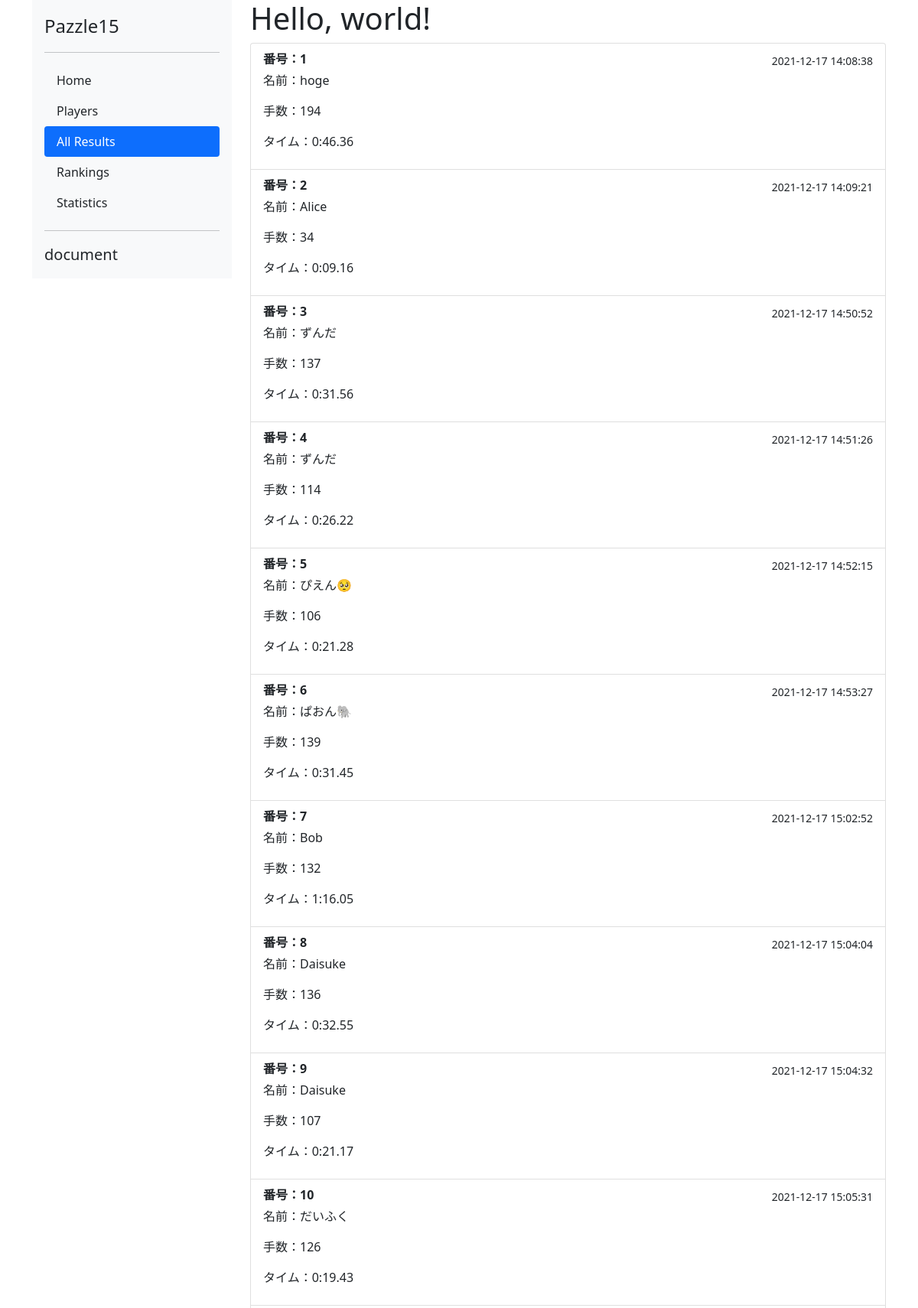
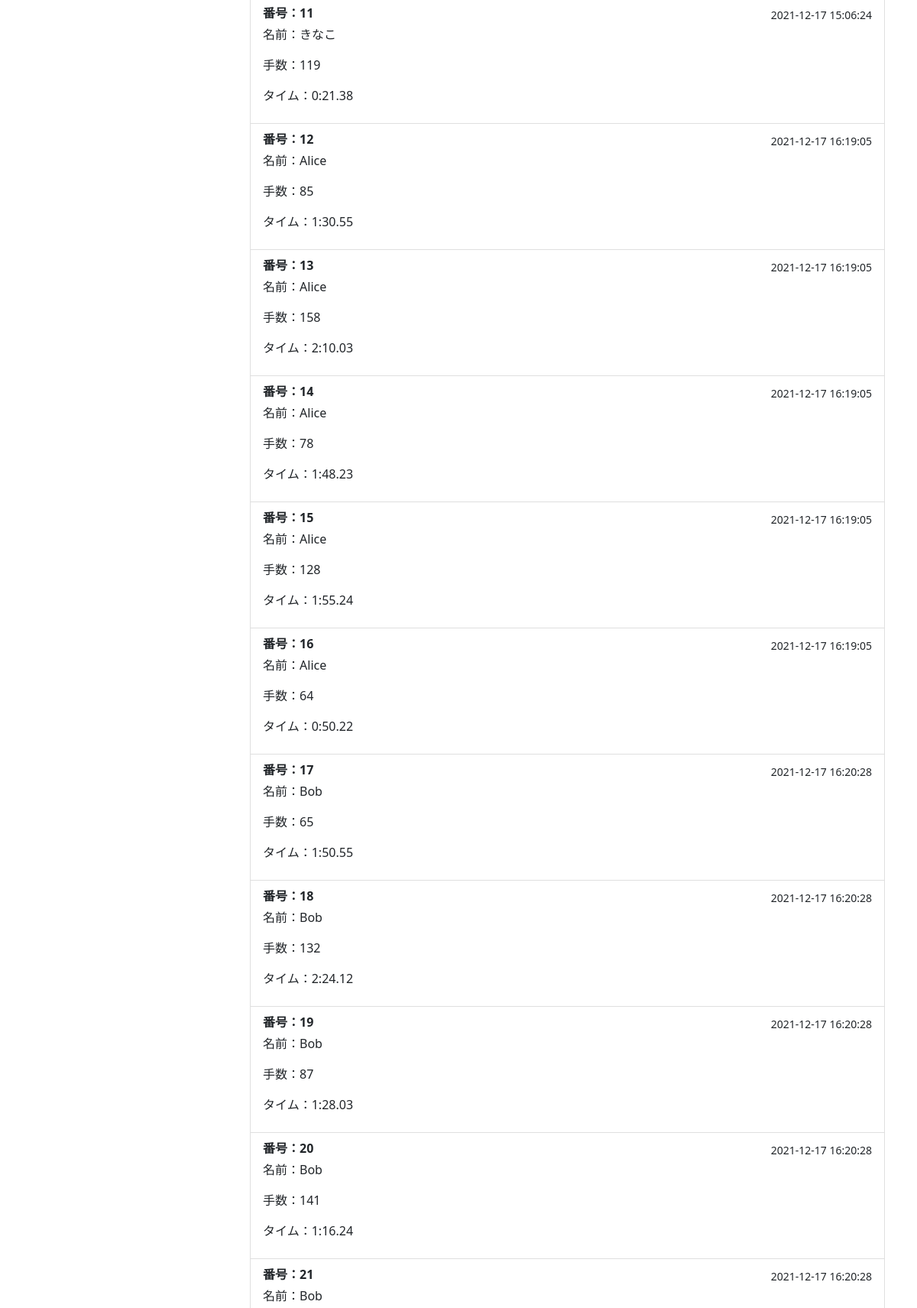
/results2 (upper part), run on the app's committed database (2 pictures, top to bottom).
### pazzle15/models.py (models this page shows, shortened)
class Result(db.Model):
    __tablename__ = "result"
    id = db.Column(db.Integer, primary_key=True, autoincrement=True)
    player_id = db.Column(db.Integer,
            db.ForeignKey('player.player_id'), nullable=False)
    pazzletime = db.Column(db.Integer, nullable=False)
    movecount = db.Column(db.Integer, nullable=False)
    playdatetime = db.Column(db.DateTime(timezone=True), default=db.func.now())
    resigned = db.Column(db.Integer, server_default="0")
    player = db.relationship('Player')
    def get_pzt_str(self):
        pzt = int(self.pazzletime)
        return f'{pzt//6000}:{(pzt//100)%60:02}.{pzt%60:02}'
    def get_playdatetime_jst(self):
        datetime_utc = datetime.datetime.strptime(str(self.playdatetime) + "+0000", "%Y-%m-%d %H:%M:%S%z")
        datetime_jst = datetime_utc.astimezone(datetime.timezone(datetime.timedelta(hours=+9)))
        timestamp_jst = datetime.datetime.strftime(datetime_jst, '%Y-%m-%d %H:%M:%S')
        return timestamp_jst
    def get_keys(self):
        self.keys = ["名前", "手数", "タイム"]
        self.dict = {"名前": self.player.name, "手数":self.movecount, "タイム":self.get_pzt_str()}
        for k in self.keys:
            yield k

class Player(db.Model):
    __tablename__ = "player"
    player_id = db.Column(db.Integer, primary_key=True, autoincrement=True)
    name = db.Column(db.String, nullable=False)
    created_dt = db.Column(db.DateTime(timezone=True), default=db.func.now())
    current = db.Column(db.Integer, server_default="0")

### pazzle15/views.py (the view)
@app.route('/results2')
def results2():
    s = ""
    results = Result.query.all()
    return render_template('results.html', results=results)

### pazzle15/templates/results.html (shortened to what this page needs)
<!doctype html>
<html lang="ja">
  <head>
    <link href="https://cdn.jsdelivr.net/npm/bootstrap@5.0.2/dist/css/bootstrap.min.css" rel="stylesheet">
    <link rel=stylesheet type=text/css href="{{ url_for('static', filename='style_result.css') }}">
  </head>
  <body>
<div class="container">
<div class="row">
  <div class="col-3">
  <div class="" style="position: sticky; top: 0px;">
  <div class="d-flex flex-column flex-shrink-0 p-3 bg-light">
    <a href="/" class="d-flex align-items-center mb-3 mb-md-0 me-md-auto link-dark text-decoration-none">
      <span class="fs-4">Pazzle15</span>
    </a>
    <hr>
    <ul class="nav nav-pills flex-column mb-auto">
      <li class="nav-item">
        <a href="#" class="nav-link link-dark">
          Home
        </a>
      </li>
      <li class="nav-item">
        <a href="#" class="nav-link link-dark">
          Players
        </a>
      </li>
      <li>
        <a href="#" class="nav-link active">
          All Results
        </a>
      </li>
      <li>
        <a href="#" class="nav-link link-dark">
          Rankings
        </a>
      </li>
      <li>
        <a href="#" class="nav-link link-dark">
          Statistics
        </a>
      </li>
     </ul>
    <hr>
    <span class="fs-5">document</span>
  </div>
  </div>
  </div>
  <div class="col">
    <h1>Hello, world!</h1>
    <div class="list-group">
      {% for r in results %}
      <div class="list-group-item">
        <div class="d-flex align-items-center justify-content-between">
        <strong class="mb-1">
            番号：{{r.id}}
        </strong>
        <small>{{ r.get_playdatetime_jst() }}</small>
        </div>
        {% for k in r.get_keys() %}
        <p>{{k}}：{{r.dict[k]}}</p>
        {% endfor %}
      </div>
      {% endfor %}
    </div>
  </div>
</div>
</div>
  </body>
</html>

### data on the page
Result: id "1", get_playdatetime_jst "2021-12-17 14:08:38", get_keys "名前" "手数" "タイム", name "hoge" "194" "0:46.36"
Result: id "2", get_playdatetime_jst "2021-12-17 14:09:21", get_keys "名前" "手数" "タイム", name "Alice" "34" "0:09.16"
Result: id "3", get_playdatetime_jst "2021-12-17 14:50:52", get_keys "名前" "手数" "タイム", name "ずんだ" "137" "0:31.56"
Result: id "4", get_playdatetime_jst "2021-12-17 14:51:26", get_keys "名前" "手数" "タイム", name "ずんだ" "114" "0:26.22"
Result: id "5", get_playdatetime_jst "2021-12-17 14:52:15", get_keys "名前" "手数" "タイム", name "ぴえん🥺" "106" "0:21.28"
Result: id "6", get_playdatetime_jst "2021-12-17 14:53:27", get_keys "名前" "手数" "タイム", name "ぱおん🐘" "139" "0:31.45"
Result: id "7", get_playdatetime_jst "2021-12-17 15:02:52", get_keys "名前" "手数" "タイム", name "Bob" "132" "1:16.05"
Result: id "8", get_playdatetime_jst "2021-12-17 15:04:04", get_keys "名前" "手数" "タイム", name "Daisuke" "136" "0:32.55"
Result: id "9", get_playdatetime_jst "2021-12-17 15:04:32", get_keys "名前" "手数" "タイム", name "Daisuke" "107" "0:21.17"
Result: id "10", get_playdatetime_jst "2021-12-17 15:05:31", get_keys "名前" "手数" "タイム", name "だいふく" "126" "0:19.43"
Result: id "11", get_playdatetime_jst "2021-12-17 15:06:24", get_keys "名前" "手数" "タイム", name "きなこ" "119" "0:21.38"
Result: id "12", get_playdatetime_jst "2021-12-17 16:19:05", get_keys "名前" "手数" "タイム", name "Alice" "85" "1:30.55"
Result: id "13", get_playdatetime_jst "2021-12-17 16:19:05", get_keys "名前" "手数" "タイム", name "Alice" "158" "2:10.03"
Result: id "14", get_playdatetime_jst "2021-12-17 16:19:05", get_keys "名前" "手数" "タイム", name "Alice" "78" "1:48.23"
Result: id "15", get_playdatetime_jst "2021-12-17 16:19:05", get_keys "名前" "手数" "タイム", name "Alice" "128" "1:55.24"
Result: id "16", get_playdatetime_jst "2021-12-17 16:19:05", get_keys "名前" "手数" "タイム", name "Alice" "64" "0:50.22"
Result: id "17", get_playdatetime_jst "2021-12-17 16:20:28", get_keys "名前" "手数" "タイム", name "Bob" "65" "1:50.55"
Result: id "18", get_playdatetime_jst "2021-12-17 16:20:28", get_keys "名前" "手数" "タイム", name "Bob" "132" "2:24.12"
Result: id "19", get_playdatetime_jst "2021-12-17 16:20:28", get_keys "名前" "手数" "タイム", name "Bob" "87" "1:28.03"
Result: id "20", get_playdatetime_jst "2021-12-17 16:20:28", get_keys "名前" "手数" "タイム", name "Bob" "141" "1:16.24"
Result: id "21", get_playdatetime_jst "2021-12-17 16:20:28", get_keys "名前", name "Bob"
